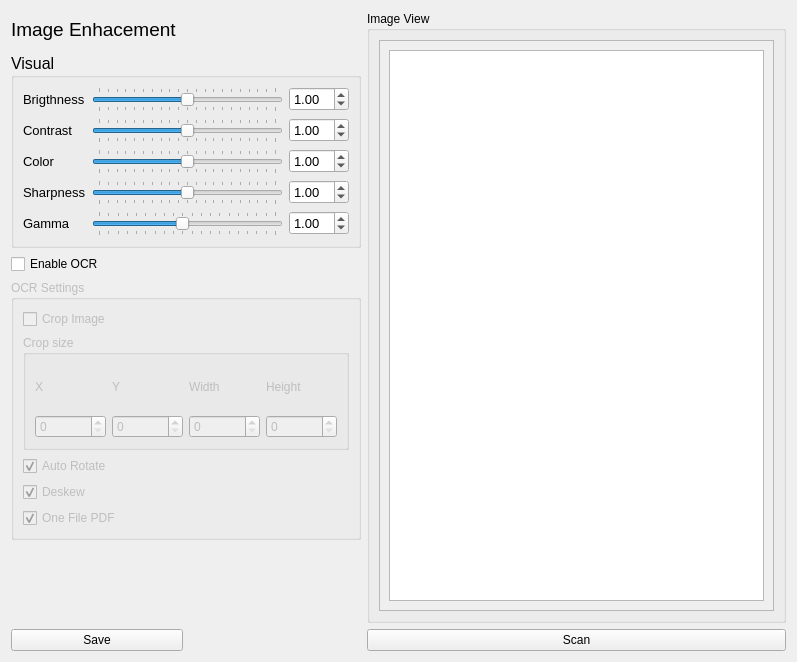
<?xml version="1.0" encoding="UTF-8"?>
<ui version="4.0">
 <class>Form</class>
 <widget class="QWidget" name="Form">
  <property name="geometry">
   <rect>
    <x>0</x>
    <y>0</y>
    <width>797</width>
    <height>662</height>
   </rect>
  </property>
  <property name="windowTitle">
   <string>Form</string>
  </property>
  <property name="windowIcon">
   <iconset theme="scanner">
    <normaloff>.</normaloff>.</iconset>
  </property>
  <layout class="QGridLayout" name="gridLayout_3">
   <item row="7" column="2">
    <widget class="QPushButton" name="scanButton">
     <property name="toolTip">
      <string>Enabled when connected to scanner</string>
     </property>
     <property name="text">
      <string>Scan</string>
     </property>
    </widget>
   </item>
   <item row="0" column="2" rowspan="7">
    <widget class="QGroupBox" name="groupBox">
     <property name="title">
      <string>Image View</string>
     </property>
     <layout class="QHBoxLayout" name="horizontalLayout">
      <item>
       <widget class="QScrollArea" name="scrollArea">
        <property name="widgetResizable">
         <bool>true</bool>
        </property>
        <widget class="QWidget" name="scrollAreaWidgetContents">
         <property name="geometry">
          <rect>
           <x>0</x>
           <y>0</y>
           <width>409</width>
           <height>564</height>
          </rect>
         </property>
         <layout class="QVBoxLayout" name="verticalLayout">
          <item>
           <widget class="QGraphicsView" name="view">
            <property name="alignment">
             <set>Qt::AlignLeading|Qt::AlignLeft|Qt::AlignTop</set>
            </property>
            <property name="dragMode">
             <enum>QGraphicsView::NoDrag</enum>
            </property>
           </widget>
          </item>
         </layout>
        </widget>
       </widget>
      </item>
     </layout>
    </widget>
   </item>
   <item row="0" column="0">
    <widget class="QLabel" name="label_2">
     <property name="font">
      <font>
       <pointsize>14</pointsize>
      </font>
     </property>
     <property name="text">
      <string>Image Enhacement</string>
     </property>
    </widget>
   </item>
   <item row="7" column="0">
    <widget class="QPushButton" name="saveButton">
     <property name="text">
      <string>Save</string>
     </property>
    </widget>
   </item>
   <item row="3" column="0">
    <widget class="QCheckBox" name="OCR_Enabled">
     <property name="text">
      <string>Enable OCR</string>
     </property>
    </widget>
   </item>
   <item row="4" column="0" colspan="2">
    <widget class="QGroupBox" name="OCR_Box">
     <property name="enabled">
      <bool>false</bool>
     </property>
     <property name="minimumSize">
      <size>
       <width>350</width>
       <height>260</height>
      </size>
     </property>
     <property name="title">
      <string>OCR Settings</string>
     </property>
     <layout class="QVBoxLayout" name="verticalLayout_2">
      <item>
       <widget class="QCheckBox" name="checkCrop">
        <property name="text">
         <string>Crop Image</string>
        </property>
       </widget>
      </item>
      <item>
       <widget class="QGroupBox" name="groupBox_4">
        <property name="title">
         <string>Crop size</string>
        </property>
        <layout class="QGridLayout" name="gridLayout">
         <item row="1" column="1">
          <widget class="QSpinBox" name="cropY">
           <property name="maximum">
            <number>10000</number>
           </property>
          </widget>
         </item>
         <item row="1" column="2">
          <widget class="QSpinBox" name="cropW">
           <property name="maximum">
            <number>10000</number>
           </property>
          </widget>
         </item>
         <item row="0" column="0">
          <widget class="QLabel" name="label_5">
           <property name="text">
            <string>X</string>
           </property>
          </widget>
         </item>
         <item row="0" column="3">
          <widget class="QLabel" name="label_8">
           <property name="text">
            <string>Height</string>
           </property>
          </widget>
         </item>
         <item row="1" column="0">
          <widget class="QSpinBox" name="cropX">
           <property name="maximum">
            <number>10000</number>
           </property>
          </widget>
         </item>
         <item row="1" column="3">
          <widget class="QSpinBox" name="cropH">
           <property name="maximum">
            <number>10000</number>
           </property>
          </widget>
         </item>
         <item row="0" column="2">
          <widget class="QLabel" name="label_7">
           <property name="text">
            <string>Width</string>
           </property>
          </widget>
         </item>
         <item row="0" column="1">
          <widget class="QLabel" name="label_6">
           <property name="text">
            <string>Y</string>
           </property>
          </widget>
         </item>
        </layout>
       </widget>
      </item>
      <item>
       <widget class="QCheckBox" name="checkAutoRotate">
        <property name="enabled">
         <bool>false</bool>
        </property>
        <property name="text">
         <string>Auto Rotate</string>
        </property>
        <property name="checked">
         <bool>true</bool>
        </property>
       </widget>
      </item>
      <item>
       <widget class="QCheckBox" name="checkDeskew">
        <property name="enabled">
         <bool>false</bool>
        </property>
        <property name="text">
         <string>Deskew</string>
        </property>
        <property name="checked">
         <bool>true</bool>
        </property>
       </widget>
      </item>
      <item>
       <widget class="QCheckBox" name="checkBox">
        <property name="enabled">
         <bool>false</bool>
        </property>
        <property name="text">
         <string>One File PDF</string>
        </property>
        <property name="checked">
         <bool>true</bool>
        </property>
       </widget>
      </item>
     </layout>
    </widget>
   </item>
   <item row="1" column="0" rowspan="2" colspan="2">
    <widget class="QGroupBox" name="groupBox_2">
     <property name="minimumSize">
      <size>
       <width>350</width>
       <height>0</height>
      </size>
     </property>
     <property name="font">
      <font>
       <pointsize>12</pointsize>
      </font>
     </property>
     <property name="title">
      <string>Visual</string>
     </property>
     <layout class="QGridLayout" name="gridLayout_2">
      <item row="4" column="0">
       <widget class="QLabel" name="label_3">
        <property name="font">
         <font>
          <pointsize>10</pointsize>
         </font>
        </property>
        <property name="text">
         <string>Color</string>
        </property>
       </widget>
      </item>
      <item row="5" column="1">
       <widget class="QSlider" name="sharpnessSlider">
        <property name="font">
         <font>
          <pointsize>10</pointsize>
         </font>
        </property>
        <property name="maximum">
         <number>20</number>
        </property>
        <property name="sliderPosition">
         <number>10</number>
        </property>
        <property name="orientation">
         <enum>Qt::Horizontal</enum>
        </property>
        <property name="tickPosition">
         <enum>QSlider::TicksBothSides</enum>
        </property>
        <property name="tickInterval">
         <number>1</number>
        </property>
       </widget>
      </item>
      <item row="5" column="0">
       <widget class="QLabel" name="label_4">
        <property name="font">
         <font>
          <pointsize>10</pointsize>
         </font>
        </property>
        <property name="text">
         <string>Sharpness</string>
        </property>
       </widget>
      </item>
      <item row="5" column="2">
       <widget class="QDoubleSpinBox" name="sharpnessLcd">
        <property name="font">
         <font>
          <pointsize>10</pointsize>
         </font>
        </property>
        <property name="maximum">
         <double>19.989999999999998</double>
        </property>
        <property name="singleStep">
         <double>0.100000000000000</double>
        </property>
        <property name="value">
         <double>1.000000000000000</double>
        </property>
       </widget>
      </item>
      <item row="3" column="0">
       <widget class="QLabel" name="label">
        <property name="font">
         <font>
          <pointsize>10</pointsize>
         </font>
        </property>
        <property name="text">
         <string>Contrast</string>
        </property>
       </widget>
      </item>
      <item row="4" column="2">
       <widget class="QDoubleSpinBox" name="colorLcd">
        <property name="font">
         <font>
          <pointsize>10</pointsize>
         </font>
        </property>
        <property name="buttonSymbols">
         <enum>QAbstractSpinBox::UpDownArrows</enum>
        </property>
        <property name="keyboardTracking">
         <bool>false</bool>
        </property>
        <property name="maximum">
         <double>19.989999999999998</double>
        </property>
        <property name="singleStep">
         <double>0.100000000000000</double>
        </property>
        <property name="value">
         <double>1.000000000000000</double>
        </property>
       </widget>
      </item>
      <item row="3" column="1">
       <widget class="QSlider" name="contrastSlider">
        <property name="font">
         <font>
          <pointsize>10</pointsize>
         </font>
        </property>
        <property name="autoFillBackground">
         <bool>false</bool>
        </property>
        <property name="maximum">
         <number>20</number>
        </property>
        <property name="singleStep">
         <number>1</number>
        </property>
        <property name="sliderPosition">
         <number>10</number>
        </property>
        <property name="orientation">
         <enum>Qt::Horizontal</enum>
        </property>
        <property name="invertedAppearance">
         <bool>false</bool>
        </property>
        <property name="tickPosition">
         <enum>QSlider::TicksBothSides</enum>
        </property>
        <property name="tickInterval">
         <number>1</number>
        </property>
       </widget>
      </item>
      <item row="3" column="2">
       <widget class="QDoubleSpinBox" name="contrastLcd">
        <property name="font">
         <font>
          <pointsize>10</pointsize>
         </font>
        </property>
        <property name="frame">
         <bool>true</bool>
        </property>
        <property name="readOnly">
         <bool>false</bool>
        </property>
        <property name="buttonSymbols">
         <enum>QAbstractSpinBox::UpDownArrows</enum>
        </property>
        <property name="keyboardTracking">
         <bool>false</bool>
        </property>
        <property name="showGroupSeparator" stdset="0">
         <bool>false</bool>
        </property>
        <property name="maximum">
         <double>19.989999999999998</double>
        </property>
        <property name="singleStep">
         <double>0.100000000000000</double>
        </property>
        <property name="value">
         <double>1.000000000000000</double>
        </property>
       </widget>
      </item>
      <item row="4" column="1">
       <widget class="QSlider" name="colorSlider">
        <property name="font">
         <font>
          <pointsize>10</pointsize>
         </font>
        </property>
        <property name="maximum">
         <number>20</number>
        </property>
        <property name="sliderPosition">
         <number>10</number>
        </property>
        <property name="orientation">
         <enum>Qt::Horizontal</enum>
        </property>
        <property name="tickPosition">
         <enum>QSlider::TicksBothSides</enum>
        </property>
        <property name="tickInterval">
         <number>1</number>
        </property>
       </widget>
      </item>
      <item row="1" column="0">
       <widget class="QLabel" name="brigthnessLabel">
        <property name="font">
         <font>
          <pointsize>10</pointsize>
         </font>
        </property>
        <property name="text">
         <string>Brigthness</string>
        </property>
       </widget>
      </item>
      <item row="1" column="2">
       <widget class="QDoubleSpinBox" name="brigthnessLcd">
        <property name="font">
         <font>
          <pointsize>10</pointsize>
         </font>
        </property>
        <property name="frame">
         <bool>true</bool>
        </property>
        <property name="readOnly">
         <bool>false</bool>
        </property>
        <property name="buttonSymbols">
         <enum>QAbstractSpinBox::UpDownArrows</enum>
        </property>
        <property name="keyboardTracking">
         <bool>false</bool>
        </property>
        <property name="showGroupSeparator" stdset="0">
         <bool>false</bool>
        </property>
        <property name="maximum">
         <double>19.989999999999998</double>
        </property>
        <property name="singleStep">
         <double>0.100000000000000</double>
        </property>
        <property name="value">
         <double>1.000000000000000</double>
        </property>
       </widget>
      </item>
      <item row="1" column="1">
       <widget class="QSlider" name="brigthnesSlider">
        <property name="font">
         <font>
          <pointsize>10</pointsize>
         </font>
        </property>
        <property name="autoFillBackground">
         <bool>false</bool>
        </property>
        <property name="maximum">
         <number>20</number>
        </property>
        <property name="singleStep">
         <number>1</number>
        </property>
        <property name="sliderPosition">
         <number>10</number>
        </property>
        <property name="orientation">
         <enum>Qt::Horizontal</enum>
        </property>
        <property name="invertedAppearance">
         <bool>false</bool>
        </property>
        <property name="tickPosition">
         <enum>QSlider::TicksBothSides</enum>
        </property>
        <property name="tickInterval">
         <number>1</number>
        </property>
       </widget>
      </item>
      <item row="6" column="0">
       <widget class="QLabel" name="label_9">
        <property name="font">
         <font>
          <pointsize>10</pointsize>
         </font>
        </property>
        <property name="text">
         <string>Gamma</string>
        </property>
       </widget>
      </item>
      <item row="6" column="1">
       <widget class="QSlider" name="gammaSlider">
        <property name="font">
         <font>
          <pointsize>10</pointsize>
         </font>
        </property>
        <property name="minimum">
         <number>1</number>
        </property>
        <property name="maximum">
         <number>20</number>
        </property>
        <property name="value">
         <number>10</number>
        </property>
        <property name="orientation">
         <enum>Qt::Horizontal</enum>
        </property>
        <property name="tickPosition">
         <enum>QSlider::TicksBothSides</enum>
        </property>
        <property name="tickInterval">
         <number>1</number>
        </property>
       </widget>
      </item>
      <item row="6" column="2">
       <widget class="QDoubleSpinBox" name="gammaLcd">
        <property name="font">
         <font>
          <pointsize>10</pointsize>
         </font>
        </property>
        <property name="singleStep">
         <double>0.100000000000000</double>
        </property>
        <property name="value">
         <double>1.000000000000000</double>
        </property>
       </widget>
      </item>
     </layout>
    </widget>
   </item>
  </layout>
 </widget>
 <resources/>
 <connections/>
</ui>
